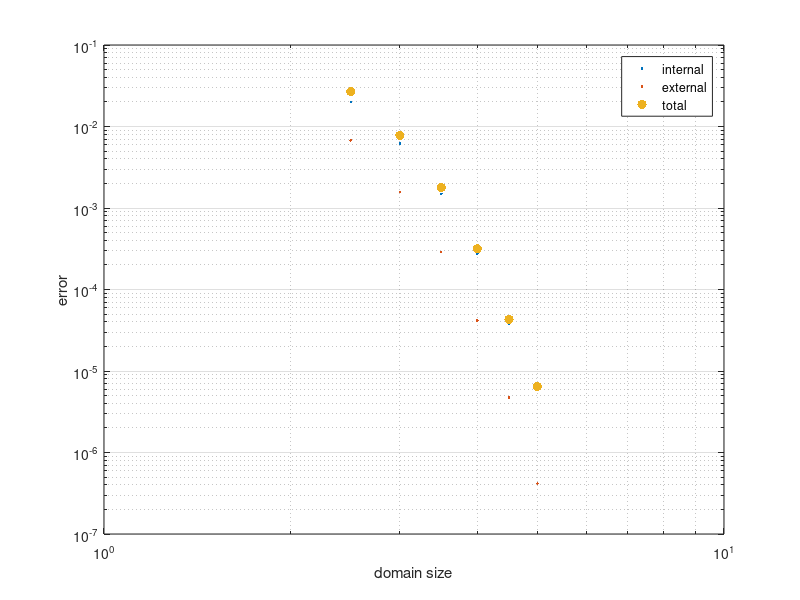

Source code (MATLAB):
clc;
close all;
clear;
%% compute error on external domain
S = [1., 0.; 0., 0.5];
Sinv = S^(-1);

f = @(x,y) 1/(2*pi*sqrt(det(S))) * exp((-0.5)*(x.^2*Sinv(1,1)+x.*y*(Sinv(1,2)+Sinv(2,1))+Sinv(2,2)*y.^2));
check = integral2(f,-inf,inf,-inf,inf);
fSquare = @(x,y) f(x,y).^2;
a = 2.5:0.5:5;
external_error = zeros(length(2.5:0.5:5),1);
for i = 1:length(a)
    ai = a(i);
    external_error(i) =  sqrt( integral2(fSquare , -inf,-ai,-inf,inf) + ...
                               integral2(fSquare , ai,inf,-inf,inf) + ...
                               integral2(fSquare , -ai,ai,ai,inf) + ...
                               integral2(fSquare , -ai,ai,-ai,-inf));
end

%% internal errors (from freefem)
internal_error = [0.02002438194206024; 0.006210732629485956; 0.001496091113411886; 0.0002751045508243029; 3.844472804500194e-05;  6.030059627944629e-06];
total_error =  external_error+internal_error;
loglog(a, internal_error, '.', a, external_error,'.', a, total_error, '.' , 'markersize', 20);
xlabel 'domain size';
ylabel 'error' 
grid on;
legend ('internal', 'external', 'total');

